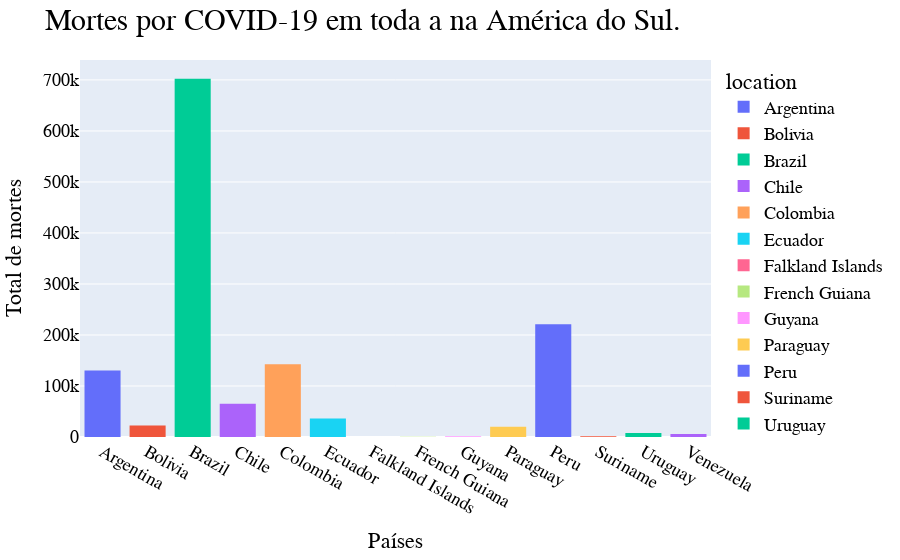

Source (notebook cell):
### Code cell
fig_7 = px.histogram(covid_america_sul, x='location', y='new_deaths', color='location')
fig_7.update_layout(
    title="Mortes por COVID-19 em toda a na América do Sul.",
    xaxis_title = "Países",
    yaxis_title = "Total de mortes",
    font = {'color': 'Black', 'size':18, 'family':'Courier New'},
    title_font = {'size':30}
)
fig_7.show()

### Figure 1 — Plotly figure (JSON) as saved in the notebook; plotly's stock layout.template omitted (floating-point values rounded to 4 significant figures; data arrays with more than 128 entries replaced by an {"elided": "..."} marker saying what was removed)
{"data": [{"alignmentgroup": "True", "bingroup": "x", "histfunc": "sum", "hovertemplate": "location=%{x}<br>sum of new_deaths=%{y}<extra></extra>", "legendgroup": "Argentina", "marker": {"color": "#636efa", "pattern": {"shape": ""}}, "name": "Argentina", "offsetgroup": "Argentina", "orientation": "v", "showlegend": true, "type": "histogram", "x": {"elided": "1538 str values"}, "xaxis": "x", "y": {"elided": "1538 int values"}, "yaxis": "y"}, {"alignmentgroup": "True", "bingroup": "x", "histfunc": "sum", "hovertemplate": "location=%{x}<br>sum of new_deaths=%{y}<extra></extra>", "legendgroup": "Bolivia", "marker": {"color": "#EF553B", "pattern": {"shape": ""}}, "name": "Bolivia", "offsetgroup": "Bolivia", "orientation": "v", "showlegend": true, "type": "histogram", "x": {"elided": "1534 str values"}, "xaxis": "x", "y": {"elided": "1534 int values"}, "yaxis": "y"}, {"alignmentgroup": "True", "bingroup": "x", "histfunc": "sum", "hovertemplate": "location=%{x}<br>sum of new_deaths=%{y}<extra></extra>", "legendgroup": "Brazil", "marker": {"color": "#00cc96", "pattern": {"shape": ""}}, "name": "Brazil", "offsetgroup": "Brazil", "orientation": "v", "showlegend": true, "type": "histogram", "x": {"elided": "1534 str values"}, "xaxis": "x", "y": {"elided": "1534 int values"}, "yaxis": "y"}, {"alignmentgroup": "True", "bingroup": "x", "histfunc": "sum", "hovertemplate": "location=%{x}<br>sum of new_deaths=%{y}<extra></extra>", "legendgroup": "Chile", "marker": {"color": "#ab63fa", "pattern": {"shape": ""}}, "name": "Chile", "offsetgroup": "Chile", "orientation": "v", "showlegend": true, "type": "histogram", "x": {"elided": "1534 str values"}, "xaxis": "x", "y": {"elided": "1534 int values"}, "yaxis": "y"}, {"alignmentgroup": "True", "bingroup": "x", "histfunc": "sum", "hovertemplate": "location=%{x}<br>sum of new_deaths=%{y}<extra></extra>", "legendgroup": "Colombia", "marker": {"color": "#FFA15A", "pattern": {"shape": ""}}, "name": "Colombia", "offsetgroup": "Colombia", "orientation": "v", "showlegend": true, "type": "histogram", "x": {"elided": "1534 str values"}, "xaxis": "x", "y": {"elided": "1534 int values"}, "yaxis": "y"}, {"alignmentgroup": "True", "bingroup": "x", "histfunc": "sum", "hovertemplate": "location=%{x}<br>sum of new_deaths=%{y}<extra></extra>", "legendgroup": "Ecuador", "marker": {"color": "#19d3f3", "pattern": {"shape": ""}}, "name": "Ecuador", "offsetgroup": "Ecuador", "orientation": "v", "showlegend": true, "type": "histogram", "x": {"elided": "1534 str values"}, "xaxis": "x", "y": {"elided": "1534 int values"}, "yaxis": "y"}, {"alignmentgroup": "True", "bingroup": "x", "histfunc": "sum", "hovertemplate": "location=%{x}<br>sum of new_deaths=%{y}<extra></extra>", "legendgroup": "Falkland Islands", "marker": {"color": "#FF6692", "pattern": {"shape": ""}}, "name": "Falkland Islands", "offsetgroup": "Falkland Islands", "orientation": "v", "showlegend": true, "type": "histogram", "x": {"elided": "1534 str values"}, "xaxis": "x", "y": {"elided": "1534 int values"}, "yaxis": "y"}, {"alignmentgroup": "True", "bingroup": "x", "histfunc": "sum", "hovertemplate": "location=%{x}<br>sum of new_deaths=%{y}<extra></extra>", "legendgroup": "French Guiana", "marker": {"color": "#B6E880", "pattern": {"shape": ""}}, "name": "French Guiana", "offsetgroup": "French Guiana", "orientation": "v", "showlegend": true, "type": "histogram", "x": {"elided": "1534 str values"}, "xaxis": "x", "y": {"elided": "1534 int values"}, "yaxis": "y"}, {"alignmentgroup": "True", "bingroup": "x", "histfunc": "sum", "hovertemplate": "location=%{x}<br>sum of new_deaths=%{y}<extra></extra>", "legendgroup": "Guyana", "marker": {"color": "#FF97FF", "pattern": {"shape": ""}}, "name": "Guyana", "offsetgroup": "Guyana", "orientation": "v", "showlegend": true, "type": "histogram", "x": {"elided": "1534 str values"}, "xaxis": "x", "y": {"elided": "1534 int values"}, "yaxis": "y"}, {"alignmentgroup": "True", "bingroup": "x", "histfunc": "sum", "hovertemplate": "location=%{x}<br>sum of new_deaths=%{y}<extra></extra>", "legendgroup": "Paraguay", "marker": {"color": "#FECB52", "pattern": {"shape": ""}}, "name": "Paraguay", "offsetgroup": "Paraguay", "orientation": "v", "showlegend": true, "type": "histogram", "x": {"elided": "1534 str values"}, "xaxis": "x", "y": {"elided": "1534 int values"}, "yaxis": "y"}, {"alignmentgroup": "True", "bingroup": "x", "histfunc": "sum", "hovertemplate": "location=%{x}<br>sum of new_deaths=%{y}<extra></extra>", "legendgroup": "Peru", "marker": {"color": "#636efa", "pattern": {"shape": ""}}, "name": "Peru", "offsetgroup": "Peru", "orientation": "v", "showlegend": true, "type": "histogram", "x": {"elided": "1534 str values"}, "xaxis": "x", "y": {"elided": "1534 int values"}, "yaxis": "y"}, {"alignmentgroup": "True", "bingroup": "x", "histfunc": "sum", "hovertemplate": "location=%{x}<br>sum of new_deaths=%{y}<extra></extra>", "legendgroup": "Suriname", "marker": {"color": "#EF553B", "pattern": {"shape": ""}}, "name": "Suriname", "offsetgroup": "Suriname", "orientation": "v", "showlegend": true, "type": "histogram", "x": {"elided": "1534 str values"}, "xaxis": "x", "y": {"elided": "1534 int values"}, "yaxis": "y"}, {"alignmentgroup": "True", "bingroup": "x", "histfunc": "sum", "hovertemplate": "location=%{x}<br>sum of new_deaths=%{y}<extra></extra>", "legendgroup": "Uruguay", "marker": {"color": "#00cc96", "pattern": {"shape": ""}}, "name": "Uruguay", "offsetgroup": "Uruguay", "orientation": "v", "showlegend": true, "type": "histogram", "x": {"elided": "1534 str values"}, "xaxis": "x", "y": {"elided": "1534 int values"}, "yaxis": "y"}, {"alignmentgroup": "True", "bingroup": "x", "histfunc": "sum", "hovertemplate": "location=%{x}<br>sum of new_deaths=%{y}<extra></extra>", "legendgroup": "Venezuela", "marker": {"color": "#ab63fa", "pattern": {"shape": ""}}, "name": "Venezuela", "offsetgroup": "Venezuela", "orientation": "v", "showlegend": true, "type": "histogram", "x": {"elided": "1534 str values"}, "xaxis": "x", "y": {"elided": "1534 int values"}, "yaxis": "y"}], "layout": {"barmode": "relative", "font": {"color": "Black", "family": "Courier New", "size": 18}, "legend": {"title": {"text": "location"}, "tracegroupgap": 0}, "margin": {"t": 60}, "title": {"font": {"size": 30}, "text": "Mortes por COVID-19 em toda a na América do Sul."}, "xaxis": {"anchor": "y", "categoryarray": ["Argentina", "Bolivia", "Brazil", "Chile", "Colombia", "Ecuador", "Falkland Islands", "French Guiana", "Guyana", "Paraguay", "Peru", "Suriname", "Uruguay", "Venezuela"], "categoryorder": "array", "domain": [0, 1], "title": {"text": "Países"}}, "yaxis": {"anchor": "x", "domain": [0, 1], "title": {"text": "Total de mortes"}}}}
